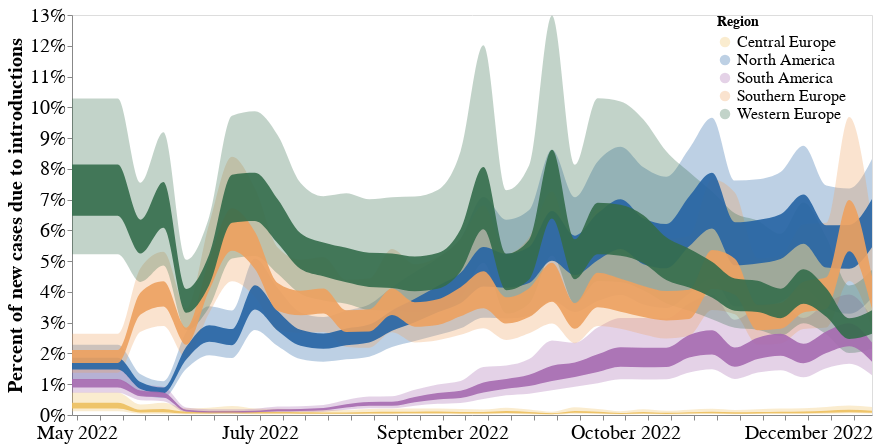

Notebook cell for this chart:
### Code cell
line1 = alt.Chart(final_north_df).mark_area(interpolate='monotone', opacity = 0.9).encode(
    alt.X('date:T', axis=alt.Axis(title="", grid=False,  format="%B %Y")),
    alt.Y('lower_hpd_log_50',title = "Percent of new cases due to introductions", axis=alt.Axis(title="", grid=False, format='%')),
    alt.Y2('upper_hpd_log_50' ), 
    alt.Color("deme",title = "Region",  legend=alt.Legend(orient = "right",offset = -155, labelFontSize = 16, titleFontSize = 14, symbolSize = 110), scale=alt.Scale( range=range_))
).properties(
    width=1000,
    height=300
).transform_filter(
    (datum.lower_hpd_log_50 >0) & (datum.upper_hpd_log_50 < 1)
)

band1 = alt.Chart(final_north_df).mark_area(
    opacity=0.3, interpolate='monotone'
).encode(
    alt.X('date:T', axis=alt.Axis(title="", grid=False)),
    alt.Y('lower_hpd_log_95',title = "Percent of new cases due to introductions", axis=alt.Axis( grid=False)),
    alt.Y2('upper_hpd_log_95'),
    alt.Color("deme")
).properties(
    width=800,
    height=400
).transform_filter(
    (datum.lower_hpd_log_95 >0) & (datum.upper_hpd_log_95 < 1)
)
percent_plot= band1 + line1
(percent_plot).configure_axis(
    labelFontSize=20,
    titleFontSize=20
)

### Figure 1 — Vega-Lite specification as saved in the notebook (floating-point values rounded to 4 significant figures; data arrays with more than 128 entries replaced by an {"elided": "..."} marker saying what was removed)
{"config": {"view": {"continuousWidth": 400, "continuousHeight": 300}, "axis": {"labelFontSize": 20, "titleFontSize": 20}}, "layer": [{"mark": {"type": "area", "interpolate": "monotone", "opacity": 0.3}, "encoding": {"color": {"field": "deme", "type": "nominal"}, "x": {"axis": {"grid": false, "title": ""}, "field": "date", "type": "temporal"}, "y": {"axis": {"grid": false}, "field": "lower_hpd_log_95", "title": "Percent of new cases due to introductions", "type": "quantitative"}, "y2": {"field": "upper_hpd_log_95"}}, "height": 400, "transform": [{"filter": "((datum.lower_hpd_log_95 > 0) && (datum.upper_hpd_log_95 < 1))"}], "width": 800}, {"mark": {"type": "area", "interpolate": "monotone", "opacity": 0.9}, "encoding": {"color": {"field": "deme", "legend": {"labelFontSize": 16, "offset": -155, "orient": "right", "symbolSize": 110, "titleFontSize": 14}, "scale": {"range": ["#EEC060", "#2664A5", "#A76BB1", "#EEA160", "#356D4C"]}, "title": "Region", "type": "nominal"}, "x": {"axis": {"format": "%B %Y", "grid": false, "title": ""}, "field": "date", "type": "temporal"}, "y": {"axis": {"format": "%", "grid": false, "title": ""}, "field": "lower_hpd_log_50", "title": "Percent of new cases due to introductions", "type": "quantitative"}, "y2": {"field": "upper_hpd_log_50"}}, "height": 300, "transform": [{"filter": "((datum.lower_hpd_log_50 > 0) && (datum.upper_hpd_log_50 < 1))"}], "width": 1000}], "data": {"name": "data-943fc4e5891d2b24f1cff384be4d7257"}, "$schema": "https://vega.github.io/schema/vega-lite/v4.17.0.json", "datasets": {"data-943fc4e5891d2b24f1cff384be4d7257": {"elided": "180 records"}}}
